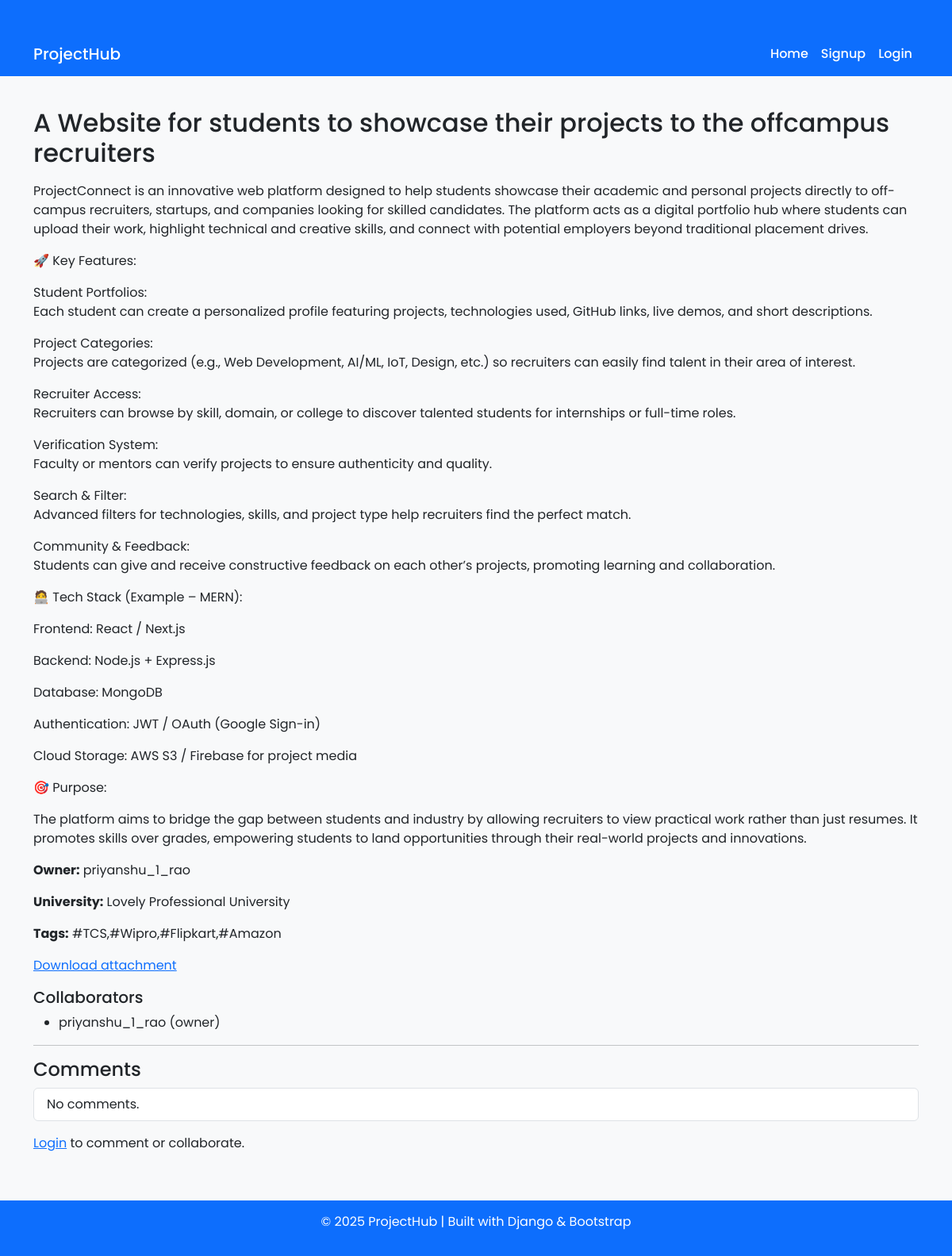
/project/1/, run on the app's committed database.
### core/models.py (models this page shows, shortened)
class Project(models.Model):
    VISIBILITY_CHOICES = (
        ('PUBLIC', 'Public'),
        ('UNIV', 'University Only'),
        ('PRIVATE', 'Private'),
    )
    title = models.CharField(max_length=200)
    description = models.TextField()
    owner = models.ForeignKey(User, related_name='owned_projects', on_delete=models.CASCADE)
    university = models.CharField(max_length=200, blank=True)
    tags = models.CharField(max_length=200, blank=True, help_text="Comma separated tags")
    created_at = models.DateTimeField(default=timezone.now)
    visibility = models.CharField(max_length=10, choices=VISIBILITY_CHOICES, default='PUBLIC')
    collaborators = models.ManyToManyField(User, through='Membership', related_name='collaborations', blank=True)
    attachment = models.FileField(upload_to='project_files/', null=True, blank=True)

class Membership(models.Model):
    user = models.ForeignKey(User, on_delete=models.CASCADE)
    project = models.ForeignKey(Project, on_delete=models.CASCADE)
    joined_at = models.DateTimeField(default=timezone.now)
    role = models.CharField(max_length=100, default='collaborator')
    class Meta:
        unique_together = ('user', 'project')

### core/views.py (the view)
# urls.py: path('project/<int:pk>/', views.project_detail, name='project_detail'),
def project_detail(request, pk):
    project = get_object_or_404(Project, pk=pk)
    comment_form = CommentForm()
    return render(request, 'core/project_detail.html', {'project': project, 'comment_form': comment_form})

### core/templates/core/project_detail.html (shortened to what this page needs)
{% extends 'core/base.html' %}
{% block content %}
<h2>{{ project.title }}</h2>
<p>{{ project.description|linebreaks }}</p>
<p><strong>Owner:</strong> {{ project.owner.username }}</p>
<p><strong>University:</strong> {{ project.university }}</p>
<p><strong>Tags:</strong> {{ project.tags }}</p>
{% if project.attachment %}
  <p><a href="{{ project.attachment.url }}" target="_blank">Download attachment</a></p>
{% endif %}
<h5>Collaborators</h5>
<ul>
  {% for m in project.membership_set.all %}
    <li>{{ m.user.username }} ({{ m.role }})</li>
  {% empty %}
    <li>No collaborators yet.</li>
  {% endfor %}
</ul>
<hr>
<h4>Comments</h4>
<ul class="list-group mb-3">
  {% for c in project.comments.all %}
    <li class="list-group-item"><strong>{{ c.author.username }}</strong> — {{ c.content }} <br><small>{{ c.created_at }}</small></li>
  {% empty %}
    <li class="list-group-item">No comments.</li>
  {% endfor %}
</ul>
{% if user.is_authenticated %}
  <form method="post" action="{% url 'add_comment' project.pk %}">
    {% csrf_token %}
    {{ comment_form.as_p }}
    <button class="btn btn-sm btn-primary mt-2">Add Comment</button>
  </form>
{% else %}
  <p><a href="{% url 'login' %}">Login</a> to comment or collaborate.</p>
{% endif %}
{% endblock %}

### core/templates/core/base.html (shortened to what this page needs)
{% load static %}
<!DOCTYPE html>
<html lang="en">
<head>
    <link href="https://cdn.jsdelivr.net/npm/bootstrap@5.3.0/dist/css/bootstrap.min.css" rel="stylesheet">
    <link rel="stylesheet" href="{% static 'css/style.css' %}">
</head>
<body>
    <nav class="navbar navbar-expand-lg">
        <div class="container">
            <a class="navbar-brand" href="{% url 'project_list' %}">ProjectHub</a>
            <div class="collapse navbar-collapse" id="navbarNav">
                <ul class="navbar-nav ms-auto">
                    <li class="nav-item"><a class="nav-link" href="{% url 'project_list' %}">Home</a></li>
                    {% if user.is_authenticated %}
                        <li class="nav-item"><a class="nav-link" href="{% url 'project_create' %}">Create Project</a></li>
                        <li class="nav-item"><a class="nav-link" href="{% url 'profile' user.id %}">Profile</a></li>
                        <li class="nav-item">
                            <form method="post" action="{% url 'logout' %}" class="d-inline">
                                {% csrf_token %}
                                <button type="submit" class="nav-link btn btn-link border-0 p-0 text-white" style="background: none; cursor: pointer; font-weight: 500;">Logout</button>
                            </form>
                        </li>
                    {% else %}
                        <li class="nav-item"><a class="nav-link" href="{% url 'signup' %}">Signup</a></li>
                        <li class="nav-item"><a class="nav-link" href="{% url 'login' %}">Login</a></li>
                    {% endif %}
                </ul>
            </div>
        </div>
    </nav>
    <div class="container">
        {% block content %}
        {% endblock %}
    </div>
    <footer class="footer">
        <p>© 2025 ProjectHub | Built with Django & Bootstrap</p>
    </footer>
</body>
</html>

### static/css/style.css (style rules this page uses)
body { background-color: #f8f9fa; font-family: 'Poppins', sans-serif; margin: 0; padding: 0; }
.navbar { background-color: #0d6efd; }
.navbar-brand, .nav-link { color: white !important; font-weight: 500; }
.container { margin-top: 40px; }
.footer { text-align: center; padding: 15px; background-color: #0d6efd; color: white; margin-top: 60px; }

### data on the page
Project: title "A Website for students to showcase their projects to the offcampus recruiters", description "ProjectConnect is an innovative web platform designed to help students showcase their academic and personal projects directly to off-campus recruiters, startups, and companies looking for skilled candidates. The platform acts as a digital portfolio hub where students can upload their work, highlight technical and creative skills, and connect with potential employers beyond traditional placement drives. 🚀 Key Features: Student Portfolios: Each student can create a personalized profile featuring projects, technologies used, GitHub links, live demos, and short descriptions. Project Categories: Projects are categorized (e.g., Web Development, AI/ML, IoT, Design, etc.) so recruiters can easily…", owner.username "priyanshu_1_rao", university "Lovely Professional University", tags "#TCS,#Wipro,#Flipkart,#Amazon"
Membership: user.username "priyanshu_1_rao", role "owner"
